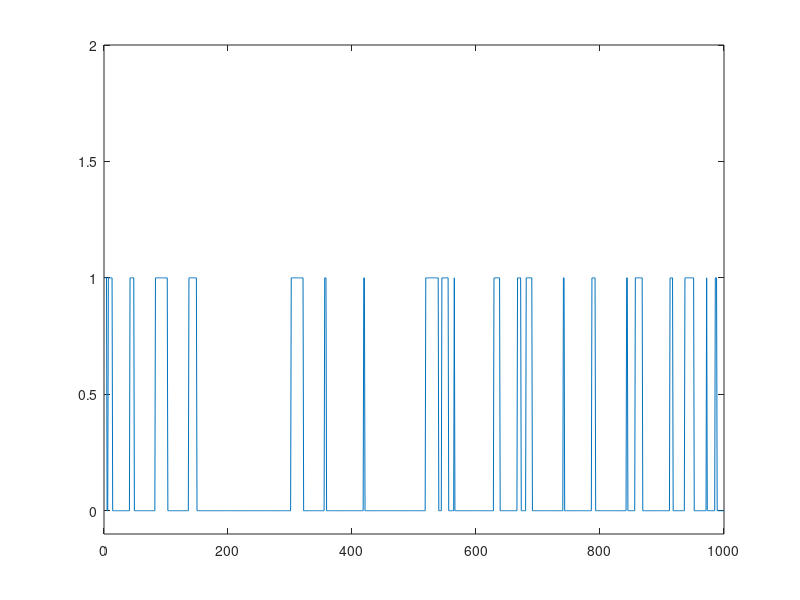
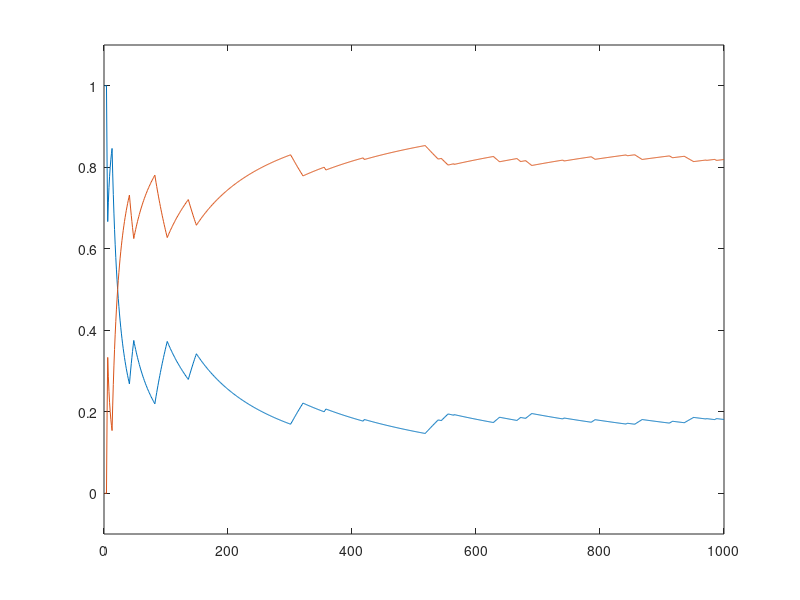
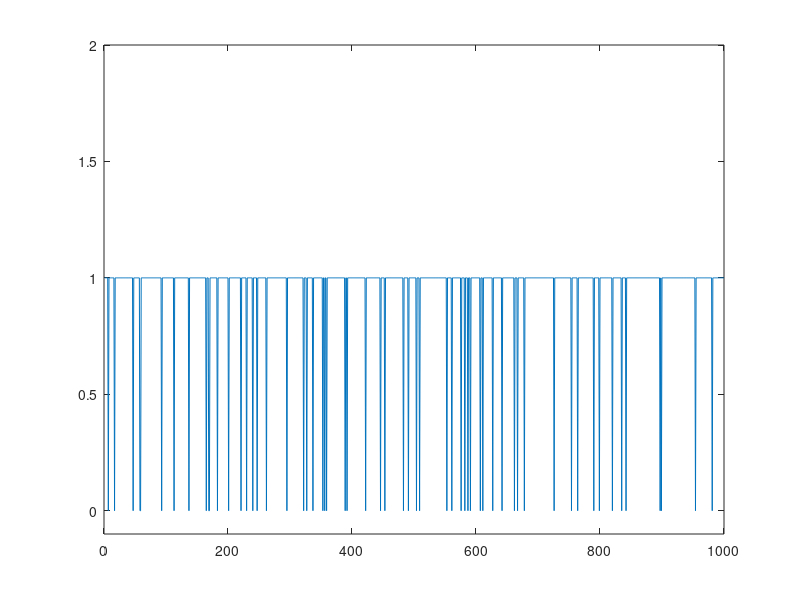
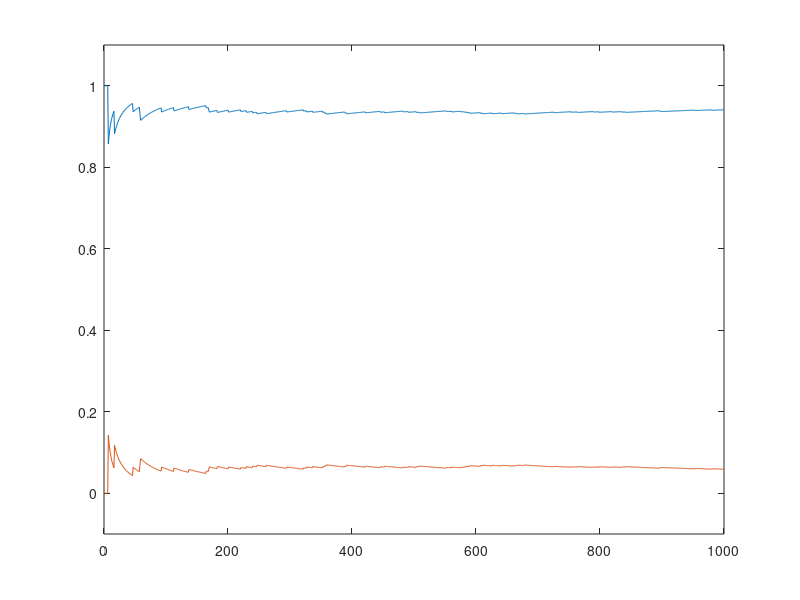

The MATLAB source for these figures, in order:
function BurstOnOffZdroj()
    close all
    dlzka_simulacie = 1000;
    p = 0.8;

    alfa = 0.09;
    beta = 0.03;
    burst_on_off_generator(p, alfa, beta, dlzka_simulacie, 1);
    
    alfa = 0.07;
    beta = 0.93;
    burst_on_off_generator(p, alfa, beta, dlzka_simulacie, 2);
    
    alfa = 0.82;
    beta = 0.18;
    burst_on_off_generator(p, alfa, beta, dlzka_simulacie, 3);
    
    alfa = 0.73;
    beta = 0.59;
    burst_on_off_generator(p, alfa, beta, dlzka_simulacie, 4);
end

% Generator Burst ON/OFF toku
% 2 stavy, default stav = 1 (zapnuty)
% parametre: 
%   p - pravdepodobnost, ze zostanem v stave 'on'
%   alfa - prechod z on do off
%   beta - prechod z off do on
%   pocet simulacii
%   cis_sim - cislo simulacie pre nazvy ukladanych grafov
function burst_on_off_generator(p, alfa, beta, dlzka_simulacie, cis_sim)
    a = zeros(1,dlzka_simulacie);   % vystupny burst tok

    % Na zaciatku predpokladame, ze je zdroj zapnuty
    a(1) = 1;

    % Ideme od dvojky - prvy prvok nemenime
    for i = 2:dlzka_simulacie
       if a(i-1) == 0
           if rand() < beta
               a(i) = 1;
           else
               a(i) = 0;
           end
       else
           if rand() < alfa
               a(i) = 0;
           else
               a(i) = 1;
           end
       end
    end

    % Priebezne odhaduj parameter 'p'
    a_sum = zeros(1, dlzka_simulacie);
    p_odhad = zeros(1, dlzka_simulacie);
    for i = 1:dlzka_simulacie
        a_sum(i) = sum(a(1:i));
        p_odhad(i) = a_sum(i) / i;
    end

    t = 1:dlzka_simulacie;
    figure,plot(a)
    axis([0 dlzka_simulacie -0.1 2])
    
    switch cis_sim
        case 1
            saveas(gcf, 'bursty_1.png');
        case 2
            saveas(gcf, 'bursty_2.png');
        case 3
            saveas(gcf, 'bursty_3.png');
        case 4
            saveas(gcf, 'bursty_4.png');
    end
    
    figure,plot(t, p_odhad, t, 1-p_odhad)
    axis([0 dlzka_simulacie -0.1 1.1])
    
    switch cis_sim
        case 1
            saveas(gcf, 'konvergencia_1.png');
        case 2
            saveas(gcf, 'konvergencia_2.png');
        case 3
            saveas(gcf, 'konvergencia_3.png');
        case 4
            saveas(gcf, 'konvergencia_4.png');
    end

    % Vypocitaj konvergenciu analyticky
    P = [p 1-p; beta alfa]
    p_init = [1 0]

    odhad_pravdepodobnosti = P^30
end